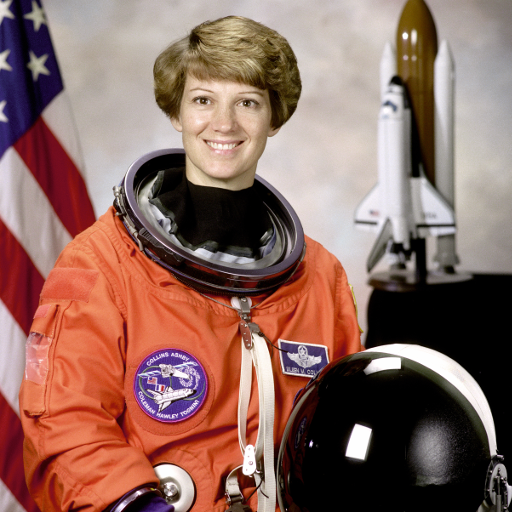
#> input picture skimage.data.astronaut(), 512 x 512 px
$ python part3_transformations.py
#> lines starting #> are read from the running program, lines starting #| are printed output that depends on the picture; long printed decimals are rounded
### src/utils.py
"""Image loading and output helpers. Color arrays use RGB order."""
import os

import cv2
import numpy as np
from skimage import data, img_as_ubyte


def load_sample_images():
    """Load the four scikit-image examples used in this project."""
    astronaut = img_as_ubyte(data.astronaut())
    checkerboard = img_as_ubyte(data.checkerboard())
    coins = img_as_ubyte(data.coins())
    camera = img_as_ubyte(data.camera())
    return {
        "astronaut": astronaut,
        "checkerboard": checkerboard,
        "coins": coins,
        "camera": camera,
    }


def to_gray3(gray):
    """Repeat grayscale values across RGB channels for display."""
    return np.stack([gray, gray, gray], axis=-1)


# [5 lines left out: function add_gaussian_noise, not called in this run]


def ensure_dir(path):
    os.makedirs(path, exist_ok=True)
    return path


# [23 lines left out: functions load_image, load_mask, save_image, not called in this run]


def save_grid(path, images, titles, cmap=None, suptitle=None, ncols=None):
    """Save a labeled image grid as PNG."""
    import matplotlib.pyplot as plt

    n = len(images)
    ncols = ncols or n
    nrows = int(np.ceil(n / ncols))
    fig, axes = plt.subplots(nrows, ncols, figsize=(4 * ncols, 4 * nrows))
    axes = np.atleast_1d(axes).ravel()
    for ax, img, title in zip(axes, images, titles):
        c = (cmap or "gray") if img.ndim == 2 else None
        ax.imshow(img, cmap=c, vmin=0 if img.ndim == 2 else None, vmax=255 if img.ndim == 2 else None)
        ax.set_title(title, fontsize=11)
        ax.axis("off")
    for ax in axes[n:]:
        ax.axis("off")
    if suptitle:
        fig.suptitle(suptitle, fontsize=14)
    fig.tight_layout()
    ensure_dir(os.path.dirname(path))
    fig.savefig(path, dpi=130, bbox_inches="tight")
    plt.close(fig)

### src/part3_transformations.py
"""Part 3: basic, affine, and projective image transforms."""
import os

import cv2
import numpy as np

from utils import load_sample_images, to_gray3, save_grid, ensure_dir

OUT_DIR = os.path.join(os.path.dirname(__file__), "..", "outputs", "part3")


def translate(img, tx, ty):
    h, w = img.shape[:2]
    M = np.float32([[1, 0, tx], [0, 1, ty]])
    return cv2.warpAffine(img, M, (w, h))


def rotate(img, angle_deg, scale=1.0):
    h, w = img.shape[:2]
    center = (w / 2, h / 2)
    M = cv2.getRotationMatrix2D(center, angle_deg, scale)
    return cv2.warpAffine(img, M, (w, h))


def scale_image(img, fx, fy):
    h, w = img.shape[:2]
    M = np.float32([[fx, 0, 0], [0, fy, 0]])
    return cv2.warpAffine(img, M, (int(w * fx), int(h * fy)))


def affine_transform(img):
    """Use three point pairs to define an affine map."""
    h, w = img.shape[:2]
    src = np.float32([[0, 0], [w - 1, 0], [0, h - 1]])
    dst = np.float32([[w * 0.0, h * 0.15], [w * 0.9, h * 0.05], [w * 0.15, h * 0.95]])
    M = cv2.getAffineTransform(src, dst)
    return cv2.warpAffine(img, M, (w, h)), M


def projective_transform(img):
    """Use four point pairs to make a perspective warp."""
    h, w = img.shape[:2]
    src = np.float32([[0, 0], [w - 1, 0], [0, h - 1], [w - 1, h - 1]])
    dst = np.float32([[w * 0.28, h * 0.05], [w * 0.72, h * 0.05],
                       [w * 0.02, h * 0.98], [w * 0.98, h * 0.98]])
    M = cv2.getPerspectiveTransform(src, dst)
    return cv2.warpPerspective(img, M, (w, h)), M


def run():
    ensure_dir(OUT_DIR)
    images = load_sample_images()
#> in load_sample_images, astronaut is the input picture: shape (512, 512, 3); mean R, G, B 141.6, 105.8, 96.5
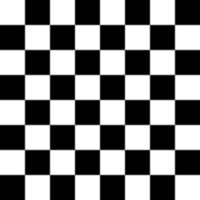
#> input picture skimage.data.checkerboard(), 200 x 200 px
#> in load_sample_images, checkerboard is the input picture: shape (200, 200); min 0, max 255, mean 127.5
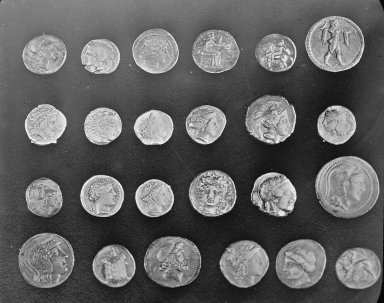
#> input picture skimage.data.coins(), 384 x 303 px
#> in load_sample_images, coins is the input picture: shape (303, 384); min 1, max 252, mean 96.9
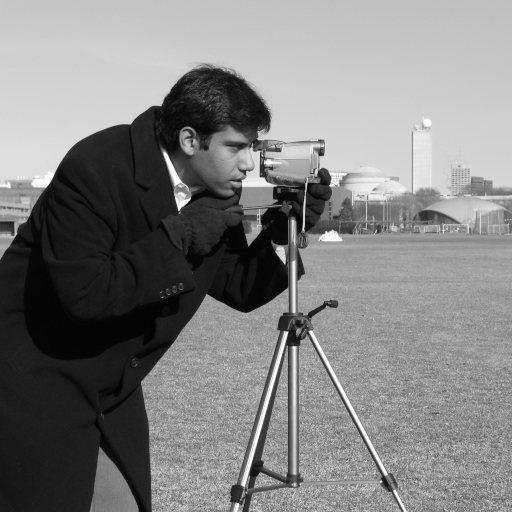
#> input picture skimage.data.camera(), 512 x 512 px
#> in load_sample_images, camera is the input picture: shape (512, 512); min 0, max 255, mean 129.1
#> images = 4 items
    img = to_gray3(images["checkerboard"])

    trans = translate(img, tx=40, ty=25)
    rot = rotate(img, angle_deg=25, scale=1.0)
    scl = scale_image(img, fx=0.7, fy=1.3)
    aff, aff_M = affine_transform(img)
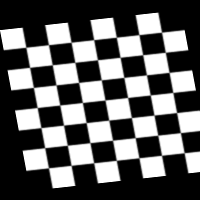
#> aff: shape (200, 200, 3); min 0, max 255, mean 93.3
#> aff_M = [[0.905, 0.151, 0], [-0.101, 0.804, 30]]
    proj, proj_M = projective_transform(img)
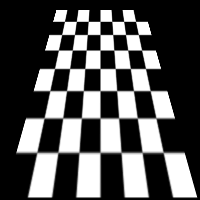
#> proj: shape (200, 200, 3); min 0, max 255, mean 84.2
#> proj_M = [[0.442, -0.272, 56], [0, 0.401, 10], [0, -0.00272, 1]]

    save_grid(
        os.path.join(OUT_DIR, "01_basic_transforms.png"),
        [img, trans, rot, scl],
        ["Original", "Translation (tx=40, ty=25)", "Rotation (25 deg)", "Scaling (fx=0.7, fy=1.3)"],
        suptitle="Part 3.1 - Translation / Rotation / Scaling",
        ncols=4,
    )
#> in save_grid, `n = len(images)`: n = 4
#> in save_grid, `nrows = int(np.ceil(n / ncols))`: nrows = 1
#> the loop in save_grid, `for ax, img, title in zip(axes, images, titles):` made 4 passes
#> title on passes 1 to 4: 'Original', 'Translation (tx=40, ty=25)', 'Rotation (25 deg)', 'Scaling (fx=0.7, fy=1.3)'

    save_grid(
        os.path.join(OUT_DIR, "02_affine_vs_projective.png"),
        [img, aff, proj],
        ["Original (parallel grid lines)",
         "Affine transform\n(parallel lines STAY parallel)",
         "Projective transform\n(parallel lines CONVERGE - perspective)"],
        suptitle="Part 3.2 - Affine vs Projective Transformation",
    )
#> the loop in save_grid (call 2), `for ax, img, title in zip(axes, images, titles):` made 3 passes

    photo = images["astronaut"]
    aff_photo, _ = affine_transform(photo)
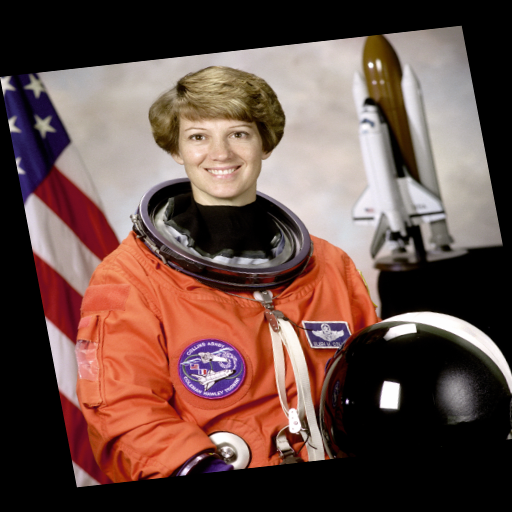
#> aff_photo: shape (512, 512, 3); mean R, G, B 104.2, 77.8, 70.9
    proj_photo, _ = projective_transform(photo)
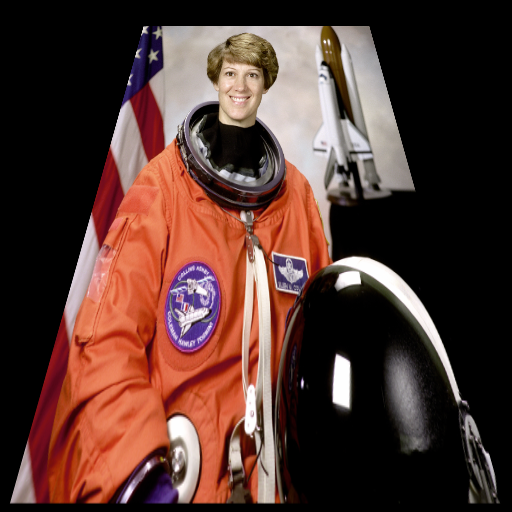
#> proj_photo: shape (512, 512, 3); mean R, G, B 84, 55.1, 48.6
    save_grid(
        os.path.join(OUT_DIR, "03_affine_vs_projective_photo.png"),
        [photo, aff_photo, proj_photo],
        ["Original", "Affine", "Projective (homography)"],
        suptitle="Part 3.3 - Same Comparison on a Photo",
    )

    print("[Part3] Affine matrix (2x3):\n", aff_M)
#| [Part3] Affine matrix (2x3):
#|  [[ 0.9045  0.1508  0.        ]
#|  [-0.1005  0.804  30.        ]]
    print("[Part3] Projective/homography matrix (3x3):\n", proj_M)
#| [Part3] Projective/homography matrix (3x3):
#|  [[ 4.42211055e-01 -2.72194305e-01  5.60000000e+01]
#|  [ 0.00000000e+00  4.01172529e-01  1.00000000e+01]
#|  [-0.00000000e+00 -2.72194305e-03  1.00000000e+00]]
    print(f"[Part3] Figures written to {os.path.abspath(OUT_DIR)}")


if __name__ == "__main__":
    run()
